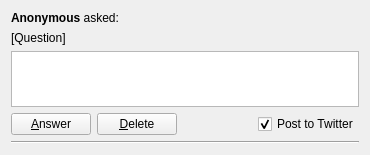
<?xml version="1.0" encoding="UTF-8"?>
<ui version="4.0">
 <class>QuestionWidget</class>
 <widget class="QWidget" name="QuestionWidget">
  <property name="geometry">
   <rect>
    <x>0</x>
    <y>0</y>
    <width>370</width>
    <height>155</height>
   </rect>
  </property>
  <property name="minimumSize">
   <size>
    <width>370</width>
    <height>155</height>
   </size>
  </property>
  <property name="windowTitle">
   <string notr="true">QuestionWidget</string>
  </property>
  <layout class="QGridLayout" name="gridLayout">
   <item row="2" column="0" colspan="3">
    <widget class="QPlainTextEdit" name="text_answer">
     <property name="toolTip">
      <string>Your answer to this question</string>
     </property>
     <property name="documentTitle">
      <string/>
     </property>
     <property name="plainText">
      <string notr="true"/>
     </property>
    </widget>
   </item>
   <item row="3" column="0">
    <layout class="QHBoxLayout" name="horizontalLayout_3">
     <item>
      <widget class="QPushButton" name="button_answer">
       <property name="text">
        <string>&amp;Answer</string>
       </property>
      </widget>
     </item>
     <item>
      <widget class="QPushButton" name="button_delete">
       <property name="text">
        <string>&amp;Delete</string>
       </property>
      </widget>
     </item>
    </layout>
   </item>
   <item row="1" column="0" colspan="3">
    <widget class="QLabel" name="label_question">
     <property name="toolTip">
      <string notr="true"/>
     </property>
     <property name="text">
      <string notr="true">[Question]</string>
     </property>
     <property name="textFormat">
      <enum>Qt::PlainText</enum>
     </property>
     <property name="openExternalLinks">
      <bool>true</bool>
     </property>
     <property name="textInteractionFlags">
      <set>Qt::LinksAccessibleByMouse|Qt::TextSelectableByMouse</set>
     </property>
    </widget>
   </item>
   <item row="0" column="0" colspan="3">
    <widget class="QLabel" name="label_user_asked">
     <property name="toolTip">
      <string notr="true"/>
     </property>
     <property name="text">
      <string>&lt;strong&gt;Anonymous&lt;/strong&gt; asked:</string>
     </property>
    </widget>
   </item>
   <item row="3" column="1">
    <spacer name="horizontalSpacer">
     <property name="orientation">
      <enum>Qt::Horizontal</enum>
     </property>
     <property name="sizeHint" stdset="0">
      <size>
       <width>40</width>
       <height>20</height>
      </size>
     </property>
    </spacer>
   </item>
   <item row="3" column="2">
    <widget class="QCheckBox" name="chk_post_to_twitter">
     <property name="text">
      <string>Post to Twitter</string>
     </property>
     <property name="checked">
      <bool>true</bool>
     </property>
    </widget>
   </item>
   <item row="4" column="0" colspan="3">
    <widget class="Line" name="line">
     <property name="orientation">
      <enum>Qt::Horizontal</enum>
     </property>
    </widget>
   </item>
  </layout>
 </widget>
 <resources/>
 <connections/>
</ui>
